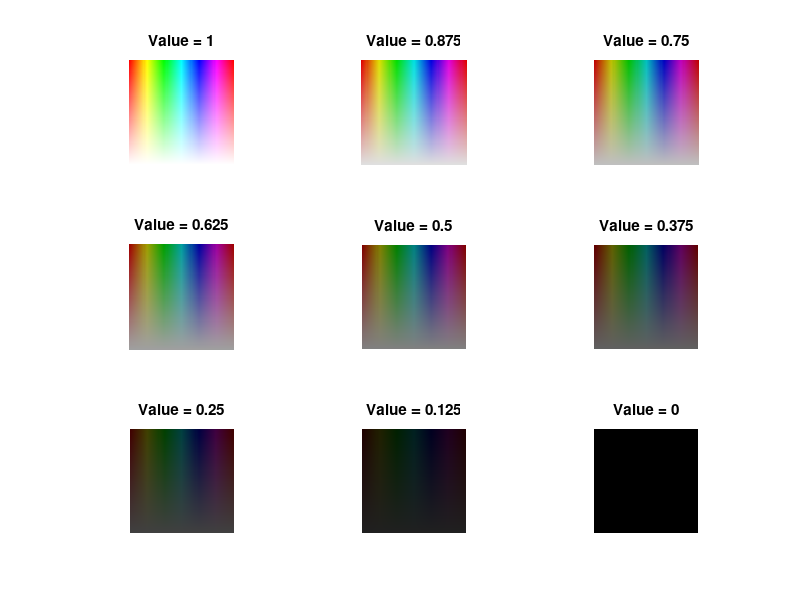

Here is the MATLAB script that generated this plot:
clear; close all; clc;

% 色見本を作る -------------------------------------------------------------
[x, y] = meshgrid(0:0.01:1, 0:0.01:1);

figure, 
for i=1:9
    val = (9-i)/8;
    subplot(3,3,i);
    sampleHsvImg(:,:,1) = x;
    sampleHsvImg(:,:,2) = flipud(y);
    sampleHsvImg(:,:,3) = val;
    imshow( hsv2rgb( sampleHsvImg) ); axis equal; title(['Value = ' num2str(val)]);
end
